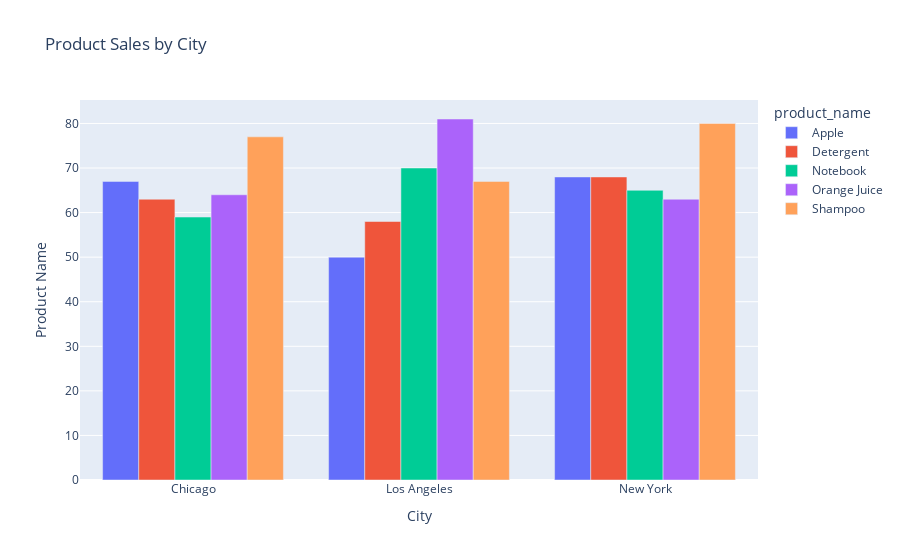

The code cell stored with this chart in its notebook:
### Code cell
product_sales_by_city = df.pivot_table(
    index = 'city',
    columns = 'product_name',
    values='total_sales',
    aggfunc='count'
)

fig = px.bar(
    product_sales_by_city,
    x=product_sales_by_city.index,
    y=product_sales_by_city.columns,
    title="Product Sales by City",
    barmode='group',
    labels={'city':'City','value':'Product Name'}
)

fig.show()

### Figure 1 — Plotly figure (JSON) as saved in the notebook; plotly's stock layout.template omitted (floating-point values rounded to 4 significant figures)
{"data": [{"alignmentgroup": "True", "hovertemplate": "product_name=Apple<br>City=%{x}<br>Product Name=%{y}<extra></extra>", "legendgroup": "Apple", "marker": {"color": "#636efa", "pattern": {"shape": ""}}, "name": "Apple", "offsetgroup": "Apple", "orientation": "v", "showlegend": true, "textposition": "auto", "type": "bar", "x": ["Chicago", "Los Angeles", "New York"], "xaxis": "x", "y": [67, 50, 68], "yaxis": "y"}, {"alignmentgroup": "True", "hovertemplate": "product_name=Detergent<br>City=%{x}<br>Product Name=%{y}<extra></extra>", "legendgroup": "Detergent", "marker": {"color": "#EF553B", "pattern": {"shape": ""}}, "name": "Detergent", "offsetgroup": "Detergent", "orientation": "v", "showlegend": true, "textposition": "auto", "type": "bar", "x": ["Chicago", "Los Angeles", "New York"], "xaxis": "x", "y": [63, 58, 68], "yaxis": "y"}, {"alignmentgroup": "True", "hovertemplate": "product_name=Notebook<br>City=%{x}<br>Product Name=%{y}<extra></extra>", "legendgroup": "Notebook", "marker": {"color": "#00cc96", "pattern": {"shape": ""}}, "name": "Notebook", "offsetgroup": "Notebook", "orientation": "v", "showlegend": true, "textposition": "auto", "type": "bar", "x": ["Chicago", "Los Angeles", "New York"], "xaxis": "x", "y": [59, 70, 65], "yaxis": "y"}, {"alignmentgroup": "True", "hovertemplate": "product_name=Orange Juice<br>City=%{x}<br>Product Name=%{y}<extra></extra>", "legendgroup": "Orange Juice", "marker": {"color": "#ab63fa", "pattern": {"shape": ""}}, "name": "Orange Juice", "offsetgroup": "Orange Juice", "orientation": "v", "showlegend": true, "textposition": "auto", "type": "bar", "x": ["Chicago", "Los Angeles", "New York"], "xaxis": "x", "y": [64, 81, 63], "yaxis": "y"}, {"alignmentgroup": "True", "hovertemplate": "product_name=Shampoo<br>City=%{x}<br>Product Name=%{y}<extra></extra>", "legendgroup": "Shampoo", "marker": {"color": "#FFA15A", "pattern": {"shape": ""}}, "name": "Shampoo", "offsetgroup": "Shampoo", "orientation": "v", "showlegend": true, "textposition": "auto", "type": "bar", "x": ["Chicago", "Los Angeles", "New York"], "xaxis": "x", "y": [77, 67, 80], "yaxis": "y"}], "layout": {"barmode": "group", "legend": {"title": {"text": "product_name"}, "tracegroupgap": 0}, "title": {"text": "Product Sales by City"}, "xaxis": {"anchor": "y", "domain": [0, 1], "title": {"text": "City"}}, "yaxis": {"anchor": "x", "domain": [0, 1], "title": {"text": "Product Name"}}}}
